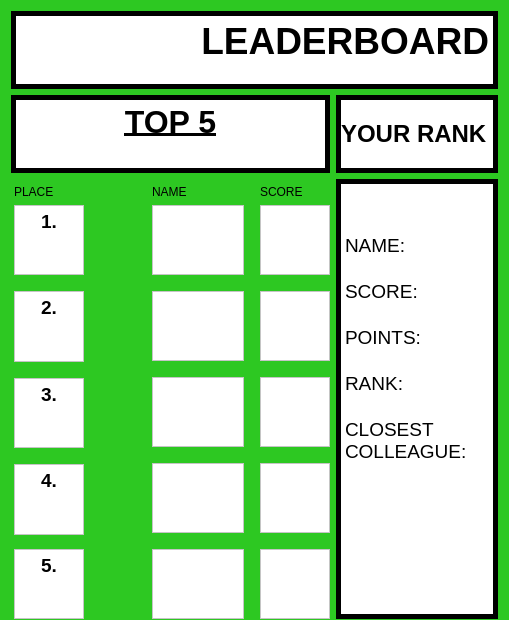
<?xml version="1.0" encoding="UTF-8"?>
<ui version="4.0">
 <class>ScoreBoard</class>
 <widget class="QDialog" name="ScoreBoard">
  <property name="geometry">
   <rect>
    <x>0</x>
    <y>0</y>
    <width>509</width>
    <height>600</height>
   </rect>
  </property>
  <property name="maximumSize">
   <size>
    <width>16777215</width>
    <height>600</height>
   </size>
  </property>
  <property name="font">
   <font/>
  </property>
  <property name="contextMenuPolicy">
   <enum>Qt::PreventContextMenu</enum>
  </property>
  <property name="windowTitle">
   <string>Dialog</string>
  </property>
  <property name="styleSheet">
   <string notr="true">background-color: rgb(45, 200, 34);</string>
  </property>
  <layout class="QGridLayout" name="gridLayout">
   <property name="bottomMargin">
    <number>1</number>
   </property>
   <item row="1" column="0">
    <layout class="QGridLayout" name="gridLayout_4">
     <item row="1" column="0">
      <spacer name="verticalSpacer">
       <property name="orientation">
        <enum>Qt::Vertical</enum>
       </property>
       <property name="sizeType">
        <enum>QSizePolicy::Preferred</enum>
       </property>
       <property name="sizeHint" stdset="0">
        <size>
         <width>20</width>
         <height>20</height>
        </size>
       </property>
      </spacer>
     </item>
    </layout>
   </item>
   <item row="4" column="1">
    <widget class="QLabel" name="label_4">
     <property name="font">
      <font>
       <pointsize>18</pointsize>
       <italic>false</italic>
       <bold>true</bold>
      </font>
     </property>
     <property name="contextMenuPolicy">
      <enum>Qt::NoContextMenu</enum>
     </property>
     <property name="styleSheet">
      <string notr="true">font: 700 18pt &quot;Arial&quot;;
background-color: rgb(255, 255, 255);
border: 5px solid black;</string>
     </property>
     <property name="text">
      <string>YOUR RANK </string>
     </property>
     <property name="alignment">
      <set>Qt::AlignCenter</set>
     </property>
    </widget>
   </item>
   <item row="8" column="0">
    <layout class="QHBoxLayout" name="horizontalLayout_2">
     <item>
      <layout class="QGridLayout" name="gridLayout_2">
       <property name="leftMargin">
        <number>3</number>
       </property>
       <property name="horizontalSpacing">
        <number>2</number>
       </property>
       <item row="0" column="0">
        <widget class="QLabel" name="label">
         <property name="styleSheet">
          <string notr="true">font: 14pt &quot;Arial&quot;;</string>
         </property>
         <property name="text">
          <string>PLACE</string>
         </property>
        </widget>
       </item>
       <item row="4" column="0">
        <spacer name="verticalSpacer_3">
         <property name="orientation">
          <enum>Qt::Vertical</enum>
         </property>
         <property name="sizeType">
          <enum>QSizePolicy::Fixed</enum>
         </property>
         <property name="sizeHint" stdset="0">
          <size>
           <width>20</width>
           <height>10</height>
          </size>
         </property>
        </spacer>
       </item>
       <item row="1" column="0">
        <widget class="QTextEdit" name="textEdit_17">
         <property name="styleSheet">
          <string notr="true">background-color: rgb(255, 255, 255);
font: 14pt &quot;Arial&quot;;</string>
         </property>
         <property name="html">
          <string>&lt;!DOCTYPE HTML PUBLIC &quot;-//W3C//DTD HTML 4.0//EN&quot; &quot;http://www.w3.org/TR/REC-html40/strict.dtd&quot;&gt;
&lt;html&gt;&lt;head&gt;&lt;meta name=&quot;qrichtext&quot; content=&quot;1&quot; /&gt;&lt;meta charset=&quot;utf-8&quot; /&gt;&lt;style type=&quot;text/css&quot;&gt;
p, li { white-space: pre-wrap; }
&lt;/style&gt;&lt;/head&gt;&lt;body style=&quot; font-family:'Arial'; font-size:14pt; font-weight:400; font-style:normal;&quot;&gt;
&lt;p align=&quot;center&quot; style=&quot; margin-top:0px; margin-bottom:0px; margin-left:0px; margin-right:0px; -qt-block-indent:0; text-indent:0px;&quot;&gt;&lt;span style=&quot; font-weight:700;&quot;&gt;1.&lt;/span&gt;&lt;/p&gt;&lt;/body&gt;&lt;/html&gt;</string>
         </property>
        </widget>
       </item>
       <item row="3" column="0">
        <widget class="QTextEdit" name="textEdit_16">
         <property name="styleSheet">
          <string notr="true">font: 14pt &quot;Arial&quot;;
background-color: rgb(255, 255, 255);</string>
         </property>
         <property name="html">
          <string>&lt;!DOCTYPE HTML PUBLIC &quot;-//W3C//DTD HTML 4.0//EN&quot; &quot;http://www.w3.org/TR/REC-html40/strict.dtd&quot;&gt;
&lt;html&gt;&lt;head&gt;&lt;meta name=&quot;qrichtext&quot; content=&quot;1&quot; /&gt;&lt;meta charset=&quot;utf-8&quot; /&gt;&lt;style type=&quot;text/css&quot;&gt;
p, li { white-space: pre-wrap; }
&lt;/style&gt;&lt;/head&gt;&lt;body style=&quot; font-family:'Arial'; font-size:14pt; font-weight:400; font-style:normal;&quot;&gt;
&lt;p align=&quot;center&quot; style=&quot; margin-top:0px; margin-bottom:0px; margin-left:0px; margin-right:0px; -qt-block-indent:0; text-indent:0px;&quot;&gt;&lt;span style=&quot; font-weight:700;&quot;&gt;2.&lt;/span&gt;&lt;/p&gt;&lt;/body&gt;&lt;/html&gt;</string>
         </property>
        </widget>
       </item>
       <item row="6" column="0">
        <spacer name="verticalSpacer_4">
         <property name="orientation">
          <enum>Qt::Vertical</enum>
         </property>
         <property name="sizeType">
          <enum>QSizePolicy::Fixed</enum>
         </property>
         <property name="sizeHint" stdset="0">
          <size>
           <width>20</width>
           <height>10</height>
          </size>
         </property>
        </spacer>
       </item>
       <item row="5" column="0">
        <widget class="QTextEdit" name="textEdit_15">
         <property name="styleSheet">
          <string notr="true">font: 14pt &quot;Arial&quot;;
background-color: rgb(255, 255, 255);</string>
         </property>
         <property name="html">
          <string>&lt;!DOCTYPE HTML PUBLIC &quot;-//W3C//DTD HTML 4.0//EN&quot; &quot;http://www.w3.org/TR/REC-html40/strict.dtd&quot;&gt;
&lt;html&gt;&lt;head&gt;&lt;meta name=&quot;qrichtext&quot; content=&quot;1&quot; /&gt;&lt;meta charset=&quot;utf-8&quot; /&gt;&lt;style type=&quot;text/css&quot;&gt;
p, li { white-space: pre-wrap; }
&lt;/style&gt;&lt;/head&gt;&lt;body style=&quot; font-family:'Arial'; font-size:14pt; font-weight:400; font-style:normal;&quot;&gt;
&lt;p align=&quot;center&quot; style=&quot; margin-top:0px; margin-bottom:0px; margin-left:0px; margin-right:0px; -qt-block-indent:0; text-indent:0px;&quot;&gt;&lt;span style=&quot; font-weight:700;&quot;&gt;3.&lt;/span&gt;&lt;/p&gt;&lt;/body&gt;&lt;/html&gt;</string>
         </property>
        </widget>
       </item>
       <item row="2" column="0">
        <spacer name="verticalSpacer_2">
         <property name="orientation">
          <enum>Qt::Vertical</enum>
         </property>
         <property name="sizeType">
          <enum>QSizePolicy::Fixed</enum>
         </property>
         <property name="sizeHint" stdset="0">
          <size>
           <width>10</width>
           <height>10</height>
          </size>
         </property>
        </spacer>
       </item>
       <item row="9" column="0">
        <widget class="QTextEdit" name="textEdit_5">
         <property name="styleSheet">
          <string notr="true">font: 14pt &quot;Arial&quot;;
background-color: rgb(255, 255, 255);</string>
         </property>
         <property name="html">
          <string>&lt;!DOCTYPE HTML PUBLIC &quot;-//W3C//DTD HTML 4.0//EN&quot; &quot;http://www.w3.org/TR/REC-html40/strict.dtd&quot;&gt;
&lt;html&gt;&lt;head&gt;&lt;meta name=&quot;qrichtext&quot; content=&quot;1&quot; /&gt;&lt;meta charset=&quot;utf-8&quot; /&gt;&lt;style type=&quot;text/css&quot;&gt;
p, li { white-space: pre-wrap; }
&lt;/style&gt;&lt;/head&gt;&lt;body style=&quot; font-family:'Arial'; font-size:14pt; font-weight:400; font-style:normal;&quot;&gt;
&lt;p align=&quot;center&quot; style=&quot; margin-top:0px; margin-bottom:0px; margin-left:0px; margin-right:0px; -qt-block-indent:0; text-indent:0px;&quot;&gt;&lt;span style=&quot; font-weight:700;&quot;&gt;5.&lt;/span&gt;&lt;/p&gt;&lt;/body&gt;&lt;/html&gt;</string>
         </property>
        </widget>
       </item>
       <item row="8" column="0">
        <spacer name="verticalSpacer_5">
         <property name="orientation">
          <enum>Qt::Vertical</enum>
         </property>
         <property name="sizeType">
          <enum>QSizePolicy::Fixed</enum>
         </property>
         <property name="sizeHint" stdset="0">
          <size>
           <width>20</width>
           <height>8</height>
          </size>
         </property>
        </spacer>
       </item>
       <item row="7" column="0">
        <widget class="QTextEdit" name="textEdit_14">
         <property name="styleSheet">
          <string notr="true">font: 14pt &quot;Arial&quot;;
background-color: rgb(255, 255, 255);</string>
         </property>
         <property name="html">
          <string>&lt;!DOCTYPE HTML PUBLIC &quot;-//W3C//DTD HTML 4.0//EN&quot; &quot;http://www.w3.org/TR/REC-html40/strict.dtd&quot;&gt;
&lt;html&gt;&lt;head&gt;&lt;meta name=&quot;qrichtext&quot; content=&quot;1&quot; /&gt;&lt;meta charset=&quot;utf-8&quot; /&gt;&lt;style type=&quot;text/css&quot;&gt;
p, li { white-space: pre-wrap; }
&lt;/style&gt;&lt;/head&gt;&lt;body style=&quot; font-family:'Arial'; font-size:14pt; font-weight:400; font-style:normal;&quot;&gt;
&lt;p align=&quot;center&quot; style=&quot; margin-top:0px; margin-bottom:0px; margin-left:0px; margin-right:0px; -qt-block-indent:0; text-indent:0px;&quot;&gt;&lt;span style=&quot; font-weight:700;&quot;&gt;4.&lt;/span&gt;&lt;/p&gt;&lt;/body&gt;&lt;/html&gt;</string>
         </property>
        </widget>
       </item>
       <item row="9" column="1">
        <spacer name="horizontalSpacer_3">
         <property name="orientation">
          <enum>Qt::Horizontal</enum>
         </property>
         <property name="sizeType">
          <enum>QSizePolicy::MinimumExpanding</enum>
         </property>
         <property name="sizeHint" stdset="0">
          <size>
           <width>60</width>
           <height>20</height>
          </size>
         </property>
        </spacer>
       </item>
       <item row="3" column="1" rowspan="2">
        <widget class="QLabel" name="label_6">
         <property name="styleSheet">
          <string notr="true">image: url(:/resources/silvermetal-removebg-preview.png);</string>
         </property>
         <property name="text">
          <string/>
         </property>
         <property name="alignment">
          <set>Qt::AlignBottom|Qt::AlignLeading|Qt::AlignLeft</set>
         </property>
        </widget>
       </item>
       <item row="1" column="1" rowspan="2">
        <widget class="QLabel" name="label_5">
         <property name="styleSheet">
          <string notr="true">image: url(:/resources/goldmetal-removebg-preview.png);</string>
         </property>
         <property name="text">
          <string/>
         </property>
        </widget>
       </item>
       <item row="5" column="1" rowspan="2">
        <widget class="QLabel" name="label_7">
         <property name="styleSheet">
          <string notr="true">image: url(:/resources/bronzemetal-removebg-preview.png);</string>
         </property>
         <property name="text">
          <string/>
         </property>
        </widget>
       </item>
      </layout>
     </item>
     <item>
      <spacer name="horizontalSpacer_2">
       <property name="orientation">
        <enum>Qt::Horizontal</enum>
       </property>
       <property name="sizeHint" stdset="0">
        <size>
         <width>40</width>
         <height>20</height>
        </size>
       </property>
      </spacer>
     </item>
     <item>
      <layout class="QGridLayout" name="gridLayout_3">
       <item row="7" column="0">
        <widget class="QTextEdit" name="textEdit_4">
         <property name="styleSheet">
          <string notr="true">background-color: rgb(255, 255, 255);</string>
         </property>
        </widget>
       </item>
       <item row="9" column="0">
        <widget class="QTextEdit" name="textEdit_10">
         <property name="styleSheet">
          <string notr="true">background-color: rgb(255, 255, 255);</string>
         </property>
        </widget>
       </item>
       <item row="6" column="0">
        <spacer name="verticalSpacer_7">
         <property name="orientation">
          <enum>Qt::Vertical</enum>
         </property>
         <property name="sizeType">
          <enum>QSizePolicy::Fixed</enum>
         </property>
         <property name="sizeHint" stdset="0">
          <size>
           <width>20</width>
           <height>10</height>
          </size>
         </property>
        </spacer>
       </item>
       <item row="3" column="0">
        <widget class="QTextEdit" name="textEdit_12">
         <property name="styleSheet">
          <string notr="true">background-color: rgb(255, 255, 255);</string>
         </property>
        </widget>
       </item>
       <item row="8" column="0">
        <spacer name="verticalSpacer_6">
         <property name="orientation">
          <enum>Qt::Vertical</enum>
         </property>
         <property name="sizeType">
          <enum>QSizePolicy::MinimumExpanding</enum>
         </property>
         <property name="sizeHint" stdset="0">
          <size>
           <width>10</width>
           <height>10</height>
          </size>
         </property>
        </spacer>
       </item>
       <item row="0" column="0">
        <widget class="QLabel" name="label_2">
         <property name="styleSheet">
          <string notr="true">font: 14pt &quot;Arial&quot;;</string>
         </property>
         <property name="text">
          <string>NAME</string>
         </property>
        </widget>
       </item>
       <item row="5" column="1">
        <spacer name="horizontalSpacer">
         <property name="orientation">
          <enum>Qt::Horizontal</enum>
         </property>
         <property name="sizeHint" stdset="0">
          <size>
           <width>40</width>
           <height>20</height>
          </size>
         </property>
        </spacer>
       </item>
       <item row="4" column="0">
        <spacer name="verticalSpacer_8">
         <property name="orientation">
          <enum>Qt::Vertical</enum>
         </property>
         <property name="sizeType">
          <enum>QSizePolicy::MinimumExpanding</enum>
         </property>
         <property name="sizeHint" stdset="0">
          <size>
           <width>20</width>
           <height>10</height>
          </size>
         </property>
        </spacer>
       </item>
       <item row="5" column="0">
        <widget class="QTextEdit" name="textEdit_11">
         <property name="styleSheet">
          <string notr="true">background-color: rgb(255, 255, 255);</string>
         </property>
        </widget>
       </item>
       <item row="1" column="0">
        <widget class="QTextEdit" name="textEdit_13">
         <property name="styleSheet">
          <string notr="true">background-color: rgb(255, 255, 255);</string>
         </property>
        </widget>
       </item>
       <item row="2" column="0">
        <spacer name="verticalSpacer_9">
         <property name="orientation">
          <enum>Qt::Vertical</enum>
         </property>
         <property name="sizeType">
          <enum>QSizePolicy::Fixed</enum>
         </property>
         <property name="sizeHint" stdset="0">
          <size>
           <width>20</width>
           <height>10</height>
          </size>
         </property>
        </spacer>
       </item>
      </layout>
     </item>
     <item>
      <spacer name="horizontalSpacer_4">
       <property name="orientation">
        <enum>Qt::Horizontal</enum>
       </property>
       <property name="sizeType">
        <enum>QSizePolicy::MinimumExpanding</enum>
       </property>
       <property name="sizeHint" stdset="0">
        <size>
         <width>10</width>
         <height>20</height>
        </size>
       </property>
      </spacer>
     </item>
     <item>
      <layout class="QVBoxLayout" name="verticalLayout">
       <item>
        <widget class="QLabel" name="label_3">
         <property name="styleSheet">
          <string notr="true">font: 14pt &quot;Arial&quot;;</string>
         </property>
         <property name="text">
          <string>SCORE</string>
         </property>
        </widget>
       </item>
       <item>
        <widget class="QTextEdit" name="textEdit_9">
         <property name="styleSheet">
          <string notr="true">background-color: rgb(255, 255, 255);</string>
         </property>
        </widget>
       </item>
       <item>
        <spacer name="verticalSpacer_10">
         <property name="orientation">
          <enum>Qt::Vertical</enum>
         </property>
         <property name="sizeType">
          <enum>QSizePolicy::Fixed</enum>
         </property>
         <property name="sizeHint" stdset="0">
          <size>
           <width>20</width>
           <height>10</height>
          </size>
         </property>
        </spacer>
       </item>
       <item>
        <widget class="QTextEdit" name="textEdit_8">
         <property name="styleSheet">
          <string notr="true">background-color: rgb(255, 255, 255);</string>
         </property>
        </widget>
       </item>
       <item>
        <spacer name="verticalSpacer_11">
         <property name="orientation">
          <enum>Qt::Vertical</enum>
         </property>
         <property name="sizeType">
          <enum>QSizePolicy::Fixed</enum>
         </property>
         <property name="sizeHint" stdset="0">
          <size>
           <width>20</width>
           <height>10</height>
          </size>
         </property>
        </spacer>
       </item>
       <item>
        <widget class="QTextEdit" name="textEdit_7">
         <property name="styleSheet">
          <string notr="true">background-color: rgb(255, 255, 255);</string>
         </property>
        </widget>
       </item>
       <item>
        <spacer name="verticalSpacer_12">
         <property name="orientation">
          <enum>Qt::Vertical</enum>
         </property>
         <property name="sizeType">
          <enum>QSizePolicy::Fixed</enum>
         </property>
         <property name="sizeHint" stdset="0">
          <size>
           <width>20</width>
           <height>10</height>
          </size>
         </property>
        </spacer>
       </item>
       <item>
        <widget class="QTextEdit" name="textEdit_6">
         <property name="styleSheet">
          <string notr="true">background-color: rgb(255, 255, 255);</string>
         </property>
        </widget>
       </item>
       <item>
        <spacer name="verticalSpacer_13">
         <property name="orientation">
          <enum>Qt::Vertical</enum>
         </property>
         <property name="sizeType">
          <enum>QSizePolicy::MinimumExpanding</enum>
         </property>
         <property name="sizeHint" stdset="0">
          <size>
           <width>20</width>
           <height>10</height>
          </size>
         </property>
        </spacer>
       </item>
       <item>
        <widget class="QTextEdit" name="textEdit_3">
         <property name="styleSheet">
          <string notr="true">background-color: rgb(255, 255, 255);</string>
         </property>
        </widget>
       </item>
      </layout>
     </item>
    </layout>
   </item>
   <item row="4" column="0">
    <widget class="QTextEdit" name="textEdit_19">
     <property name="sizePolicy">
      <sizepolicy hsizetype="Ignored" vsizetype="Expanding">
       <horstretch>0</horstretch>
       <verstretch>0</verstretch>
      </sizepolicy>
     </property>
     <property name="maximumSize">
      <size>
       <width>16777215</width>
       <height>16777214</height>
      </size>
     </property>
     <property name="styleSheet">
      <string notr="true">font: 700 24pt &quot;Arial&quot;;
border: 5px solid black;
background-color: rgb(255, 255, 255);</string>
     </property>
     <property name="lineWrapMode">
      <enum>QTextEdit::NoWrap</enum>
     </property>
     <property name="html">
      <string>&lt;!DOCTYPE HTML PUBLIC &quot;-//W3C//DTD HTML 4.0//EN&quot; &quot;http://www.w3.org/TR/REC-html40/strict.dtd&quot;&gt;
&lt;html&gt;&lt;head&gt;&lt;meta name=&quot;qrichtext&quot; content=&quot;1&quot; /&gt;&lt;meta charset=&quot;utf-8&quot; /&gt;&lt;style type=&quot;text/css&quot;&gt;
p, li { white-space: pre-wrap; }
&lt;/style&gt;&lt;/head&gt;&lt;body style=&quot; font-family:'Arial'; font-size:24pt; font-weight:700; font-style:normal;&quot;&gt;
&lt;p align=&quot;center&quot; style=&quot; margin-top:0px; margin-bottom:0px; margin-left:0px; margin-right:0px; -qt-block-indent:0; text-indent:0px;&quot;&gt;&lt;span style=&quot; text-decoration: underline;&quot;&gt;TOP 5&lt;/span&gt;&lt;/p&gt;&lt;/body&gt;&lt;/html&gt;</string>
     </property>
    </widget>
   </item>
   <item row="7" column="1" rowspan="2">
    <widget class="QTextEdit" name="textEdit_18">
     <property name="maximumSize">
      <size>
       <width>16777213</width>
       <height>16777211</height>
      </size>
     </property>
     <property name="contextMenuPolicy">
      <enum>Qt::PreventContextMenu</enum>
     </property>
     <property name="styleSheet">
      <string notr="true">border-color: rgb(0, 0, 0);
background-color: rgb(255, 255, 255);
font: 14pt &quot;Arial&quot;;
border: 5px solid black;</string>
     </property>
     <property name="sizeAdjustPolicy">
      <enum>QAbstractScrollArea::AdjustIgnored</enum>
     </property>
     <property name="html">
      <string>&lt;!DOCTYPE HTML PUBLIC &quot;-//W3C//DTD HTML 4.0//EN&quot; &quot;http://www.w3.org/TR/REC-html40/strict.dtd&quot;&gt;
&lt;html&gt;&lt;head&gt;&lt;meta name=&quot;qrichtext&quot; content=&quot;1&quot; /&gt;&lt;meta charset=&quot;utf-8&quot; /&gt;&lt;style type=&quot;text/css&quot;&gt;
p, li { white-space: pre-wrap; }
&lt;/style&gt;&lt;/head&gt;&lt;body style=&quot; font-family:'Arial'; font-size:14pt; font-weight:400; font-style:normal;&quot;&gt;
&lt;p style=&quot;-qt-paragraph-type:empty; margin-top:0px; margin-bottom:0px; margin-left:0px; margin-right:0px; -qt-block-indent:0; text-indent:0px;&quot;&gt;&lt;br /&gt;&lt;/p&gt;
&lt;p style=&quot; margin-top:0px; margin-bottom:0px; margin-left:0px; margin-right:0px; -qt-block-indent:0; text-indent:0px;&quot;&gt;                                  &lt;/p&gt;
&lt;p style=&quot; margin-top:0px; margin-bottom:0px; margin-left:0px; margin-right:0px; -qt-block-indent:0; text-indent:0px;&quot;&gt;NAME: &lt;/p&gt;
&lt;p style=&quot; margin-top:0px; margin-bottom:0px; margin-left:0px; margin-right:0px; -qt-block-indent:0; text-indent:0px;&quot;&gt;                                         &lt;/p&gt;
&lt;p style=&quot; margin-top:0px; margin-bottom:0px; margin-left:0px; margin-right:0px; -qt-block-indent:0; text-indent:0px;&quot;&gt;SCORE:&lt;/p&gt;
&lt;p style=&quot;-qt-paragraph-type:empty; margin-top:0px; margin-bottom:0px; margin-left:0px; margin-right:0px; -qt-block-indent:0; text-indent:0px;&quot;&gt;&lt;br /&gt;&lt;/p&gt;
&lt;p style=&quot; margin-top:0px; margin-bottom:0px; margin-left:0px; margin-right:0px; -qt-block-indent:0; text-indent:0px;&quot;&gt;POINTS:&lt;/p&gt;
&lt;p style=&quot;-qt-paragraph-type:empty; margin-top:0px; margin-bottom:0px; margin-left:0px; margin-right:0px; -qt-block-indent:0; text-indent:0px;&quot;&gt;&lt;br /&gt;&lt;/p&gt;
&lt;p style=&quot; margin-top:0px; margin-bottom:0px; margin-left:0px; margin-right:0px; -qt-block-indent:0; text-indent:0px;&quot;&gt;RANK:&lt;/p&gt;
&lt;p style=&quot;-qt-paragraph-type:empty; margin-top:0px; margin-bottom:0px; margin-left:0px; margin-right:0px; -qt-block-indent:0; text-indent:0px;&quot;&gt;&lt;br /&gt;&lt;/p&gt;
&lt;p style=&quot; margin-top:0px; margin-bottom:0px; margin-left:0px; margin-right:0px; -qt-block-indent:0; text-indent:0px;&quot;&gt;CLOSEST COLLEAGUE:&lt;/p&gt;
&lt;p style=&quot;-qt-paragraph-type:empty; margin-top:0px; margin-bottom:0px; margin-left:0px; margin-right:0px; -qt-block-indent:0; text-indent:0px;&quot;&gt;&lt;br /&gt;&lt;/p&gt;
&lt;p style=&quot;-qt-paragraph-type:empty; margin-top:0px; margin-bottom:0px; margin-left:0px; margin-right:0px; -qt-block-indent:0; text-indent:0px;&quot;&gt;&lt;br /&gt;&lt;/p&gt;&lt;/body&gt;&lt;/html&gt;</string>
     </property>
    </widget>
   </item>
   <item row="0" column="0" colspan="2">
    <widget class="QTextEdit" name="textEdit">
     <property name="font">
      <font>
       <pointsize>28</pointsize>
       <italic>false</italic>
       <bold>true</bold>
       <stylestrategy>PreferAntialias</stylestrategy>
      </font>
     </property>
     <property name="contextMenuPolicy">
      <enum>Qt::NoContextMenu</enum>
     </property>
     <property name="styleSheet">
      <string notr="true">background-color: rgb(255, 255, 255);
font: 700 28pt &quot;Arial&quot;;
border: 5px solid black;
</string>
     </property>
     <property name="html">
      <string>&lt;!DOCTYPE HTML PUBLIC &quot;-//W3C//DTD HTML 4.0//EN&quot; &quot;http://www.w3.org/TR/REC-html40/strict.dtd&quot;&gt;
&lt;html&gt;&lt;head&gt;&lt;meta name=&quot;qrichtext&quot; content=&quot;1&quot; /&gt;&lt;meta charset=&quot;utf-8&quot; /&gt;&lt;style type=&quot;text/css&quot;&gt;
p, li { white-space: pre-wrap; }
&lt;/style&gt;&lt;/head&gt;&lt;body style=&quot; font-family:'Arial'; font-size:28pt; font-weight:700; font-style:normal;&quot;&gt;
&lt;p align=&quot;right&quot; style=&quot; margin-top:0px; margin-bottom:0px; margin-left:0px; margin-right:0px; -qt-block-indent:0; text-indent:0px;&quot;&gt;LEADERBOARD&lt;/p&gt;&lt;/body&gt;&lt;/html&gt;</string>
     </property>
     <property name="cursorWidth">
      <number>-2</number>
     </property>
    </widget>
   </item>
  </layout>
 </widget>
 <resources/>
 <connections/>
</ui>
